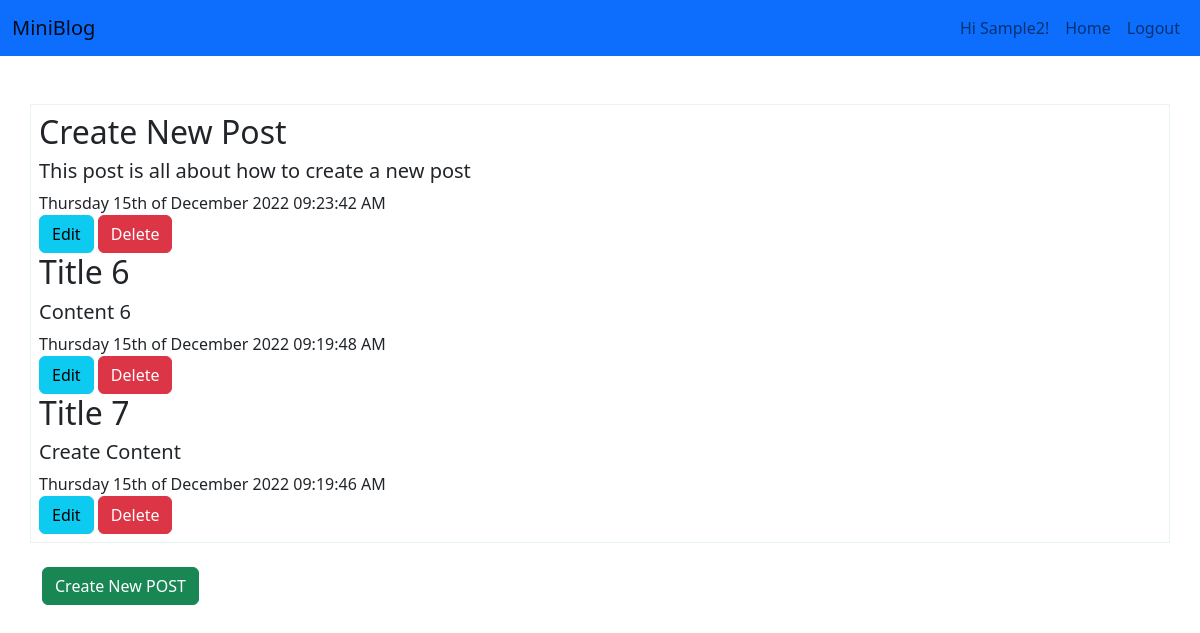
Page /index.php (signed in) on the committed database.
### tables this page shows
CREATE TABLE `blogs` (
  `id` int(11) NOT NULL,
  `username` varchar(255) DEFAULT NULL,
  `post_title` varchar(255) DEFAULT NULL,
  `post_content` varchar(255) DEFAULT NULL,
  `date_posted` varchar(255) DEFAULT NULL,
  `date_updated` varchar(255) DEFAULT NULL
);

### index.php (the view, shortened to what this page needs)
<?php
include('functions.php');
?>
<!DOCTYPE html>
<html lang="en">
<head>
    <link href="https://cdn.jsdelivr.net/npm/bootstrap@5.2.3/dist/css/bootstrap.min.css" rel="stylesheet">
</head>
<body>
    <nav class="navbar navbar-expand-lg bg-primary">
        <div class="container-fluid">
            <a class="navbar-brand" href="#">MiniBlog</a>
            <div class="collapse navbar-collapse" id="navbarSupportedContent">
                <ul class="navbar-nav mb-2 mb-lg-0">
                    <li><a class="nav-link">Hi <?php echo $_SESSION['user']['username']; ?>!</a></li>
                    <li><a class="nav-link" href="index.php">Home</a></li>
                    <li><a class="nav-link" href="index.php?logout='1'">Logout</a></li>
                </ul>
            </div>
        </div>
    </nav><br><br>
    <div class="container border border-success p-2 border-opacity-10">
        <?php
        $username = $_SESSION['user']['username'];
        $result = $db->query("SELECT * FROM blogs WHERE username LIKE '%$username' ORDER BY date_posted DESC");
        ?>
        <?php
        while ($row = $result->fetch_assoc()) { ?>
            <div>
                <h2><?php echo $row['post_title']; ?></h2>
            </div>
            <div>
                <h5><?php echo $row['post_content']; ?></h5>
            </div>
            <div>
                <?php echo $row['date_posted']; ?>
            </div>
            <div>
                <a href="edit_blog.php?edit=<?php echo $row['id']; ?>" class="btn btn-info">Edit</a>
                <a href="blog_function.php?delete=<?php echo $row['id']; ?>" class="btn btn-danger">Delete</a>
            </div>
        <?php } ?>
    </div>
    <br>
    <div class="container">
        <form method="post" action="registration.php">
            <a class="btn btn-success" href="create_blog.php">Create New POST</a>
        </form>
    </div>
</body>
</html>

### rows in the picture
blogs: post_title "Create New Post", post_content "This post is all about how to create a new post", date_posted "Thursday 15th of December 2022 09:23:42 AM"
blogs: post_title "Title 6", post_content "Content 6", date_posted "Thursday 15th of December 2022 09:19:48 AM"
blogs: post_title "Title 7", post_content "Create Content", date_posted "Thursday 15th of December 2022 09:19:46 AM"

### other values in the picture
$_SESSION['user']['username'] "Sample2"
